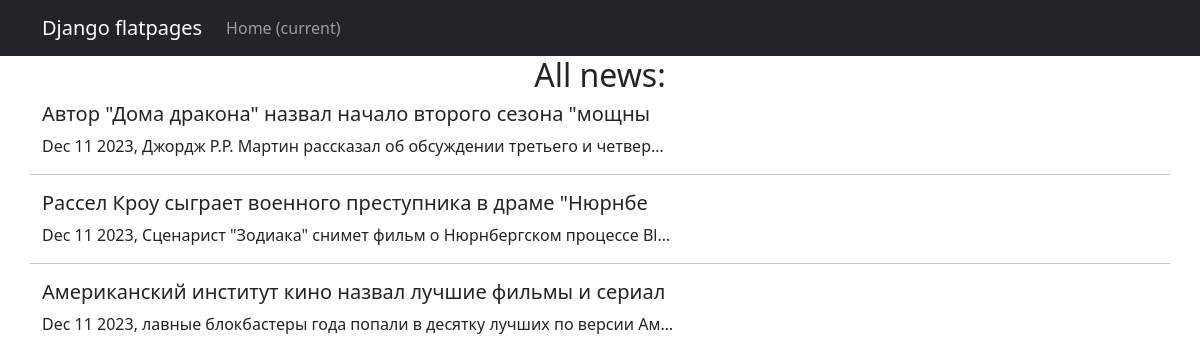
The page /news/ on the database as committed earlier.
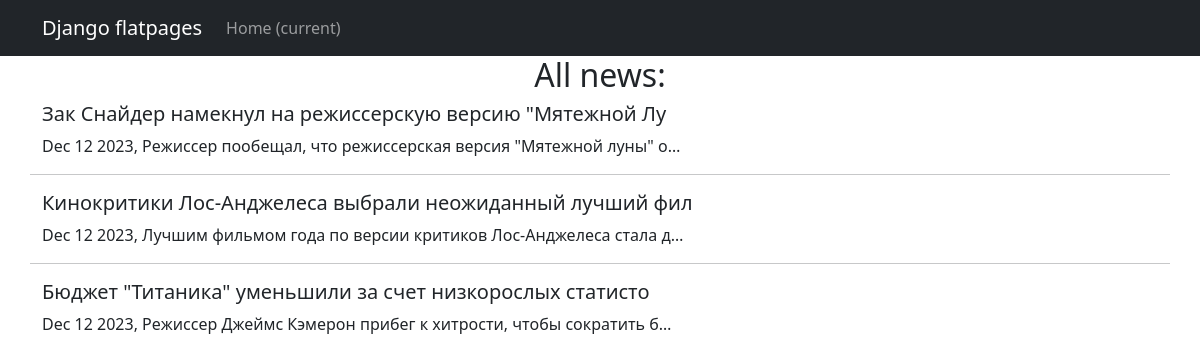
The same page on the database as committed later.
### news/models.py (models this page shows, shortened)
class Post(models.Model, Grade):
    note = models.CharField(max_length=2, choices=NOTES, default=news)
    time_to_create = models.DateTimeField(auto_now_add=True)
    time_to_update = models.DateTimeField(auto_now=True)
    header = models.CharField(max_length=56)
    text = models.TextField()
    rating = models.IntegerField(default=0)
    author = models.ForeignKey('Author', on_delete=models.CASCADE)
    categories = models.ManyToManyField('Category', through='PostCategory')

### news/views.py (the view)
# urls.py: path('', NewsList.as_view(), name='news_list'),
class NewsList(ListView):
    model = Post
    ordering = '-time_to_update'
    template_name = 'allnews.html'
    context_object_name = 'allnews'
    paginate_by = 3

### news/templatetags/censor_filters.py (called while the page is built)
@register.filter()
def censor_filter(cens_str: str) -> str:
    try:
        if not isinstance(cens_str, str):
            raise ValueError
        cens_str_low = cens_str.lower()
        for word in censor_tuple:
            if word in cens_str_low:
                word_v = f"{word[0]}{'*'*(len(word)-1)}"
                for _ in range(cens_str_low.count(word)):
                    word_i = cens_str_low.index(word)
                    word_cens_str = cens_str[word_i:(word_i+len(word))]
                    cens_str = cens_str.replace(word_cens_str, word_v)
                    cens_str_low = cens_str.lower()
    except ValueError:
        print('Censor filter is used with str obj!')
    return cens_str

### templates/allnews.html (shortened to what this page needs)
{% extends 'flatpages/default.html' %}
{% load censor_filters %}
{% block content %}
  <h2 style="text-align: center">All news:</h2>
  {% if allnews %}
    {% for n in allnews %}
      <h5>{{ n.header|censor_filter }}</h5>
      <p>{{ n.time_to_update|date:'M d Y' }}, {{ n.text|truncatechars:61|censor_filter }}</p>
      {% if not forloop.last %}
      <hr>
      {% endif %}
    {% endfor %}
  {% else %}
    <h2 style="text-align: center">No news here</h2>
  {% endif %}
{% endblock content %}

Rows that differ between the two databases and show on the page:
no longer on this page (row unchanged): Post: header|censor_filter "Автор \"Дома дракона\" назвал начало второго сезона \"мощны", time_to_update "Dec 11 2023", text|censor_filter "Джордж Р.Р. Мартин рассказал об обсуждении третьего и четвер…"
no longer on this page (row unchanged): Post: header|censor_filter "Рассел Кроу сыграет военного преступника в драме \"Нюрнбе", time_to_update "Dec 11 2023", text|censor_filter "Сценарист \"Зодиака\" снимет фильм о Нюрнбергском процессе Bl…"
no longer on this page (row unchanged): Post: header|censor_filter "Американский институт кино назвал лучшие фильмы и сериал", time_to_update "Dec 11 2023", text|censor_filter "лавные блокбастеры года попали в десятку лучших по версии Ам…"
added Post: header|censor_filter "Зак Снайдер намекнул на режиссерскую версию \"Мятежной Лу", time_to_update "Dec 12 2023", text|censor_filter "Режиссер пообещал, что режиссерская версия \"Мятежной луны\" о…"
added Post: header|censor_filter "Кинокритики Лос-Анджелеса выбрали неожиданный лучший фил", time_to_update "Dec 12 2023", text|censor_filter "Лучшим фильмом года по версии критиков Лос-Анджелеса стала д…"
added Post: header|censor_filter "Бюджет \"Титаника\" уменьшили за счет низкорослых статисто", time_to_update "Dec 12 2023", text|censor_filter "Режиссер Джеймс Кэмерон прибег к хитрости, чтобы сократить б…"
